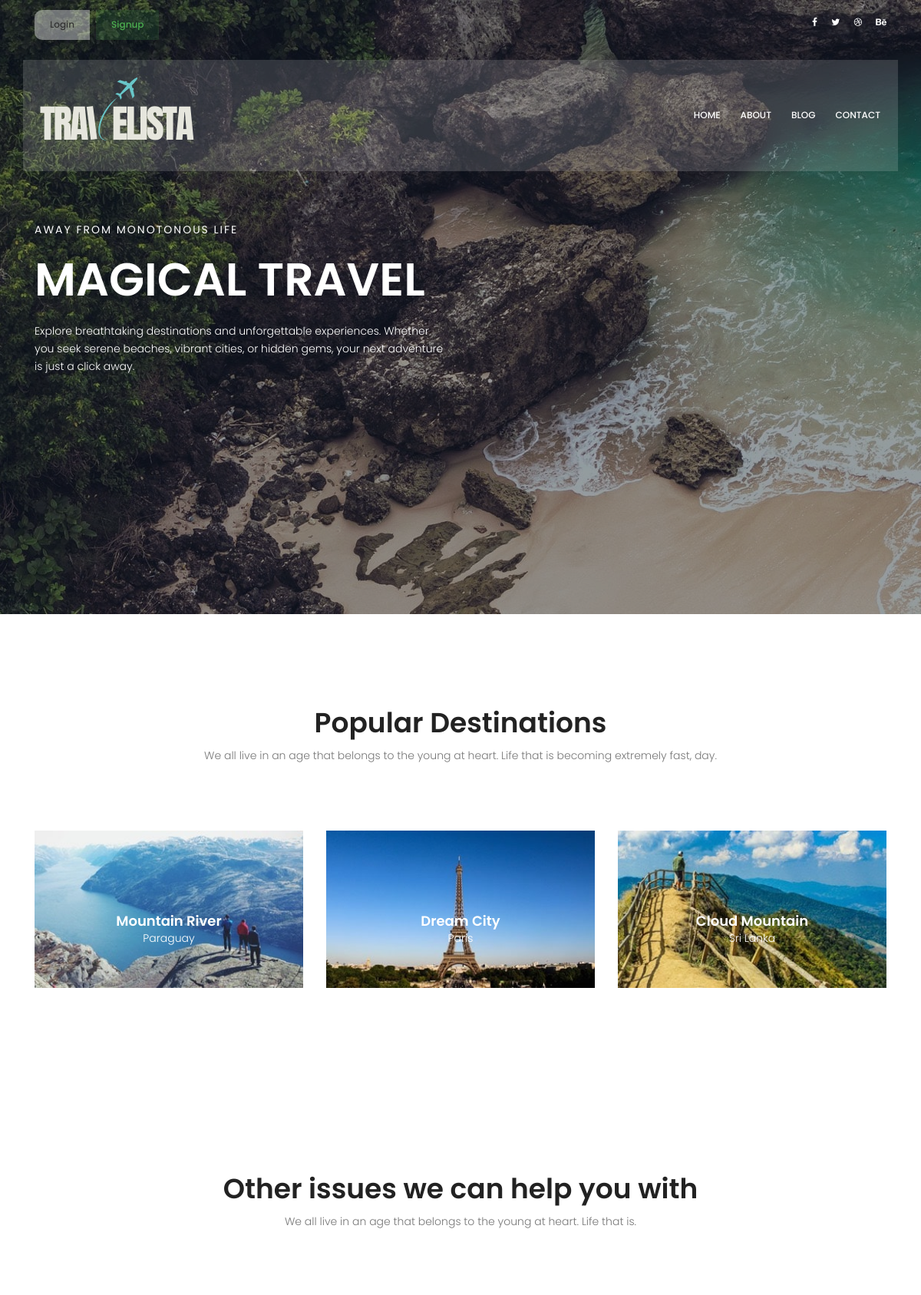
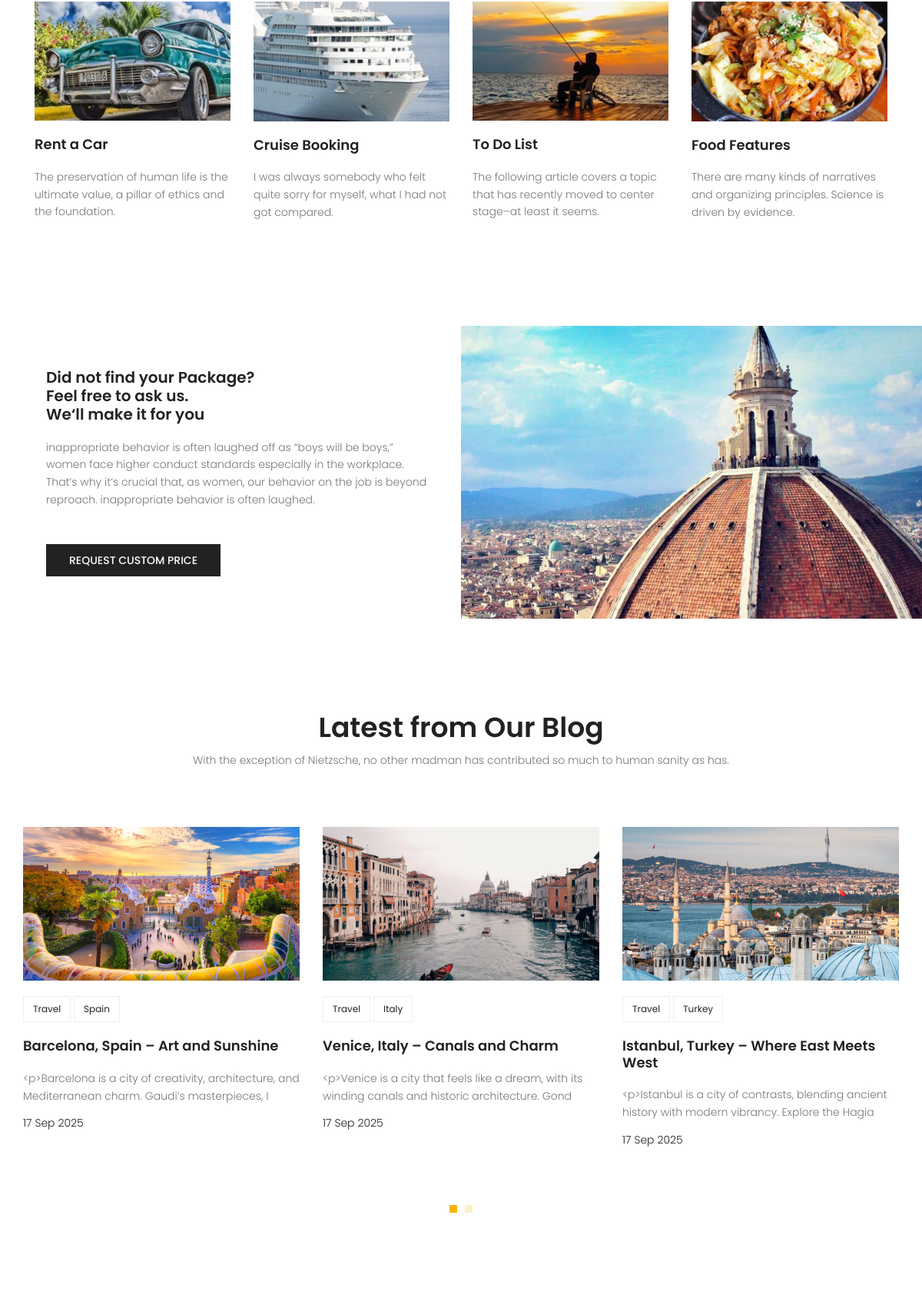
The page / (upper part) on the database its author committed (2 pictures, top to bottom).
### blog/models.py (models this page shows, shortened)
class Post(models.Model):
    image = models.ImageField(upload_to='blog/',default='blog/default.jpg')
    author = models.ForeignKey(User, on_delete=models.SET_NULL, null=True)
    title = models.CharField(max_length=255)
    content = models.TextField()
    tags = TaggableManager()
    category = models.ManyToManyField(Category)
    counted_views = models.IntegerField(default=0)
    status = models.BooleanField(default=False)
    published_date = models.DateTimeField(null=True)
    login_require = models.BooleanField(default=False)
    created_date = models.DateTimeField(auto_now_add=True)
    updated_date = models.DateTimeField(auto_now=True)
    class Meta:
        ordering = ['-created_date']

class Category(models.Model):
        name = models.CharField(max_length=255)

### website/views.py (the view)
# urls.py: path('', index_view, name='index'),
def index_view(request):
    return render(request, 'website/index.html')

### blog/templatetags/blog_tags.py (called while the page is built)
@register.filter
def snippet(value,arg=20):
    return value[:arg]

@register.inclusion_tag('blog/blog-latest-posts.html')
def latestblog(count=3):
    posts = Post.objects.filter(status=1, published_date__lte=timezone.now()).order_by('-published_date')[:count]
    return {'latest_posts': posts}

### templates/website/index.html (shortened to what this page needs)
{% extends 'base.html' %}
{% load static %}
{% load blog_tags %}
{% block content %}
<section class="banner-area relative">
  <div class="overlay overlay-bg"></div>
  <div class="container">
    <div class="row fullscreen align-items-center justify-content-between">
      <div class="col-lg-6 col-md-6 banner-left">
        <h6 class="text-white">Away from monotonous life</h6>
        <h1 class="text-white">Magical Travel</h1>
        <p class="text-white">
         Explore breathtaking destinations and unforgettable experiences. Whether you seek serene beaches, vibrant cities, or hidden gems, your next adventure is just a click away.
        </p>
      </div>
    </div>
  </div>
</section>
<section class="popular-destination-area section-gap">
  <div class="container">
    <div class="row d-flex justify-content-center">
      <div class="menu-content pb-70 col-lg-8">
        <div class="title text-center">
          <h1 class="mb-10">Popular Destinations</h1>
          <p>
            We all live in an age that belongs to the young at heart. Life that
            is becoming extremely fast, day.
          </p>
        </div>
      </div>
    </div>
    <div class="row">
      <div class="col-lg-4">
        <div class="single-destination relative">
          <div class="thumb relative">
            <img class="img-fluid" src="{% static 'img/d1.jpg' %}" alt="" />
          </div>
          <div class="desc">
            <h4>Mountain River</h4>
            <p>Paraguay</p>
          </div>
        </div>
      </div>
      <div class="col-lg-4">
        <div class="single-destination relative">
          <div class="thumb relative">
            <img class="img-fluid" src="{% static 'img/d2.jpg' %}" alt="" />
          </div>
          <div class="desc">
            <h4>Dream City</h4>
            <p>Paris</p>
          </div>
        </div>
      </div>
      <div class="col-lg-4">
        <div class="single-destination relative">
          <div class="thumb relative">
            <img class="img-fluid" src="{% static 'img/d3.jpg' %}" alt="" />
          </div>
          <div class="desc">
            <h4>Cloud Mountain</h4>
            <p>Sri Lanka</p>
          </div>
        </div>
      </div>
    </div>
  </div>
</section>
<section class="other-issue-area section-gap">
  <div class="container">
    <div class="row d-flex justify-content-center">
      <div class="menu-content pb-70 col-lg-9">
        <div class="title text-center">
          <h1 class="mb-10">Other issues we can help you with</h1>
          <p>
            We all live in an age that belongs to the young at heart. Life that
            is.
          </p>
        </div>
      </div>
    </div>
    <div class="row">
      <div class="col-lg-3 col-md-6">
        <div class="single-other-issue">
          <div class="thumb">
            <img class="img-fluid" src="{% static 'img/o1.jpg' %}" alt="" />
          </div>
          <a href="#">
            <h4>Rent a Car</h4>
          </a>
          <p>
            The preservation of human life is the ultimate value, a pillar of
            ethics and the foundation.
          </p>
        </div>
      </div>
      <div class="col-lg-3 col-md-6">
        <div class="single-other-issue">
          <div class="thumb">
            <img class="img-fluid" src="{% static 'img/o2.jpg' %}" alt="" />
          </div>
          <a href="#">
            <h4>Cruise Booking</h4>
          </a>
          <p>
            I was always somebody who felt quite sorry for myself, what I had
            not got compared.
          </p>
        </div>
      </div>
      <div class="col-lg-3 col-md-6">
        <div class="single-other-issue">
          <div class="thumb">
            <img class="img-fluid" src="{% static 'img/o3.jpg' %}" alt="" />
          </div>
          <a href="#">
            <h4>To Do List</h4>
          </a>
          <p>
            The following article covers a topic that has recently moved to
            center stage–at least it seems.
          </p>
        </div>
      </div>
      <div class="col-lg-3 col-md-6">
        <div class="single-other-issue">
          <div class="thumb">
            <img class="img-fluid" src="{% static 'img/o4.jpg' %}" alt="" />
          </div>
          <a href="#">
            <h4>Food Features</h4>
          </a>
          <p>
            There are many kinds of narratives and organizing principles.
            Science is driven by evidence.
          </p>
        </div>
      </div>
    </div>
  </div>
</section>
<section class="home-about-area">
  <div class="container-fluid">
    <div class="row align-items-center justify-content-end">
      <div class="col-lg-6 col-md-12 home-about-left">
        <h1>
          Did not find your Package? <br />
          Feel free to ask us. <br />
          We‘ll make it for you
        </h1>
        <p>
          inappropriate behavior is often laughed off as “boys will be boys,”
          women face higher conduct standards especially in the workplace.
          That’s why it’s crucial that, as women, our behavior on the job is
          beyond reproach. inappropriate behavior is often laughed.
        </p>
        <a href="#" class="primary-btn text-uppercase">request custom price</a>
      </div>
      <div class="col-lg-6 col-md-12 home-about-right no-padding">
        <img class="img-fluid" src="{% static 'img/about-img.jpg' %}" alt="" />
      </div>
    </div>
  </div>
</section>
{% latestblog 6 %}
{% endblock %}

### templates/blog/blog-latest-posts.html
{% load static %}
{% load blog_tags %}
<section class="recent-blog-area section-gap">
  <div class="container">
    <div class="row d-flex justify-content-center">
      <div class="menu-content pb-60 col-lg-9">
        <div class="title text-center">
          <h1 class="mb-10">Latest from Our Blog</h1>
          <p>
            With the exception of Nietzsche, no other madman has contributed so
            much to human sanity as has.
          </p>
        </div>
      </div>
    </div>
    <div class="row">
      <div class="active-recent-blog-carusel">
      {% for post in latest_posts %}
        <div class="single-recent-blog-post item">
          <div class="thumb">
            {% if post.image %}
            <a href="{% url 'blog:single' pid=post.id %}"><img class="img-fluid" src="{{ post.image.url }}" alt="{{ post.title }}" /></a>
            {% else %}
              <img class="img-fluid" src="{% static 'img/default.jpg' %}" alt="{{ post.title }}" />
            {% endif %}
          </div>
          <div class="details">
            <div class="tags">
              <ul>
                {% for cat in post.category.all %}
                <li>
                  <a href="{% url 'blog:category' cat_name=cat.name %}">{{ cat.name }}</a>
                </li>
                {% endfor %}
              </ul>
            </div>
            <a href="{% url 'blog:single' pid=post.id %}"><h4 class="title">{{ post.title }}</h4></a>
            <p>
              {{ post.content|snippet:100 }}
            </p>
            <h6 class="date">{{ post.published_date|date:"d M Y" }}</h6>
          </div>
        </div>
      {% endfor %}
      </div>
    </div>
  </div>
</section>

### statics/css/main.css (style rules this page uses)
body { color: #777777; font-family: "Poppins", sans-serif; font-size: 14px; font-weight: 300; line-height: 1.625em; position: relative; }
ol, ul { margin: 0; padding: 0; list-style: none; }
a { -webkit-transition: all 0.3s ease 0s; -moz-transition: all 0.3s ease 0s; -o-transition: all 0.3s ease 0s; transition: all 0.3s ease 0s; }
a, a:focus, a:hover { text-decoration: none; outline: 0; }
h1, h2, h3, h4, h5, h6 { font-family: "Poppins", sans-serif; color: #222222; line-height: 1.2em !important; margin-bottom: 0; margin-top: 0; font-weight: 600; }
h1, .h1 { font-size: 36px; }
h4, .h4 { font-size: 18px; }
h6, .h6 { font-size: 14px; color: #222222; }
.mb-10 { margin-bottom: 10px; }
.pb-60 { padding-bottom: 60px; }
.pb-70 { padding-bottom: 70px; }
.text-white { color: #fff; }
.text-center { text-align: center; }
.relative { position: relative; }
.overlay { position: absolute; left: 0; right: 0; top: 0; bottom: 0; }
.no-padding { padding: 0; }
h1 { font-size: 36px; }
h4 { font-size: 18px; }
h6 { font-size: 14px; }
h1, h2, h3, h4, h5, h6 { line-height: 1.5em; }
.section-gap { padding: 120px 0; }
.primary-btn { background: #f8b600; line-height: 42px; padding-left: 30px; padding-right: 30px; border: none; color: #fff; display: inline-block; font-size: 14px; font-weight: 500; position: relative; -webkit-transition: all 0.3s ease 0s; -moz-transition: all 0.3s ease 0s; -o-transition: all 0.3s ease 0s; transition: all 0.3s ease 0s; cursor: pointer; position: relative; }
.banner-area { background: url(../img/hero-bg.jpg) center; background-size: cover; }
.banner-area .overlay-bg { background: rgba(4, 9, 30, 0.4); }
.banner-left h6 { text-transform: uppercase; font-weight: 400; font-size: 14px; letter-spacing: 2px; }
.banner-left h1 { margin: 20px 0; font-size: 60px; text-transform: uppercase; }
.banner-left p { margin: 20px 0px; }
.single-destination { -webkit-transition: all 0.3s ease 0s; -moz-transition: all 0.3s ease 0s; -o-transition: all 0.3s ease 0s; transition: all 0.3s ease 0s; }
.single-destination .thumb { position: relative; }
.single-destination .thumb img { width: 100%; }
.single-destination .desc { text-align: center; position: absolute; width: 100%; left: 50%; top: 50%; transform: translate(-50%, -50%); }
.single-destination .desc h4 { color: #fff; }
.single-destination .desc p { color: #fff; font-size: 14px; font-weight: 300; margin-bottom: 0px; }
.single-other-issue .thumb { overflow: hidden; }
.single-other-issue .thumb img { width: 100%; -webkit-transition: all 0.3s ease 0s; -moz-transition: all 0.3s ease 0s; -o-transition: all 0.3s ease 0s; transition: all 0.3s ease 0s; }
.single-other-issue h4 { margin: 20px 0; -webkit-transition: all 0.3s ease 0s; -moz-transition: all 0.3s ease 0s; -o-transition: all 0.3s ease 0s; transition: all 0.3s ease 0s; }
.home-about-area .home-about-left { padding-left: 20%; }
@media (max-width: 1366px) { .home-about-area .home-about-left { padding-left: 5%; } }
.home-about-area .home-about-left h1 { max-width: 510px; }
@media (max-width: 1366px) { .home-about-area .home-about-left h1 { font-size: 20px; } }
.home-about-area .home-about-left p { max-width: 500px; padding: 20px 0; }
.home-about-area .home-about-left .primary-btn { margin-top: 10px; background: #222; font-size: 14px; }
.home-about-area .home-about-right img { width: 100%; }
.recent-blog-area .single-recent-blog-post .thumb { overflow: hidden; }
.recent-blog-area .single-recent-blog-post .thumb img { -webkit-transition: all 0.3s ease 0s; -moz-transition: all 0.3s ease 0s; -o-transition: all 0.3s ease 0s; transition: all 0.3s ease 0s; height: 200px; object-fit: cover; display: block; }
.recent-blog-area .single-recent-blog-post .tags { margin: 20px 0px; }
.recent-blog-area .single-recent-blog-post .tags li { display: inline-block; border: 1px solid #eee; padding: 4px 12px; -webkit-transition: all 0.3s ease 0s; -moz-transition: all 0.3s ease 0s; -o-transition: all 0.3s ease 0s; transition: all 0.3s ease 0s; }
.recent-blog-area .single-recent-blog-post .tags li a { font-weight: 400; font-size: 12px; color: #222; }
.recent-blog-area .single-recent-blog-post .title { -webkit-transition: all 0.3s ease 0s; -moz-transition: all 0.3s ease 0s; -o-transition: all 0.3s ease 0s; transition: all 0.3s ease 0s; margin: 20px 0; }
.recent-blog-area .single-recent-blog-post .date { color: #222; font-weight: 300; }

### rows shown on the page
Post: image (picture), title "Barcelona, Spain – Art and Sunshine", content|snippet "<p>Barcelona is a city of creativity, architecture, and Mediterranean charm. Gaudi’s masterpieces, l", published_date "17 Sep 2025"
Category: name "Travel"
Category: name "Spain"
Post: image (picture), title "Venice, Italy – Canals and Charm", content|snippet "<p>Venice is a city that feels like a dream, with its winding canals and historic architecture. Gond", published_date "17 Sep 2025"
Category: name "Italy"
Post: image (picture), title "Istanbul, Turkey – Where East Meets West", content|snippet "<p>Istanbul is a city of contrasts, blending ancient history with modern vibrancy. Explore the Hagia", published_date "17 Sep 2025"
Category: name "Turkey"
